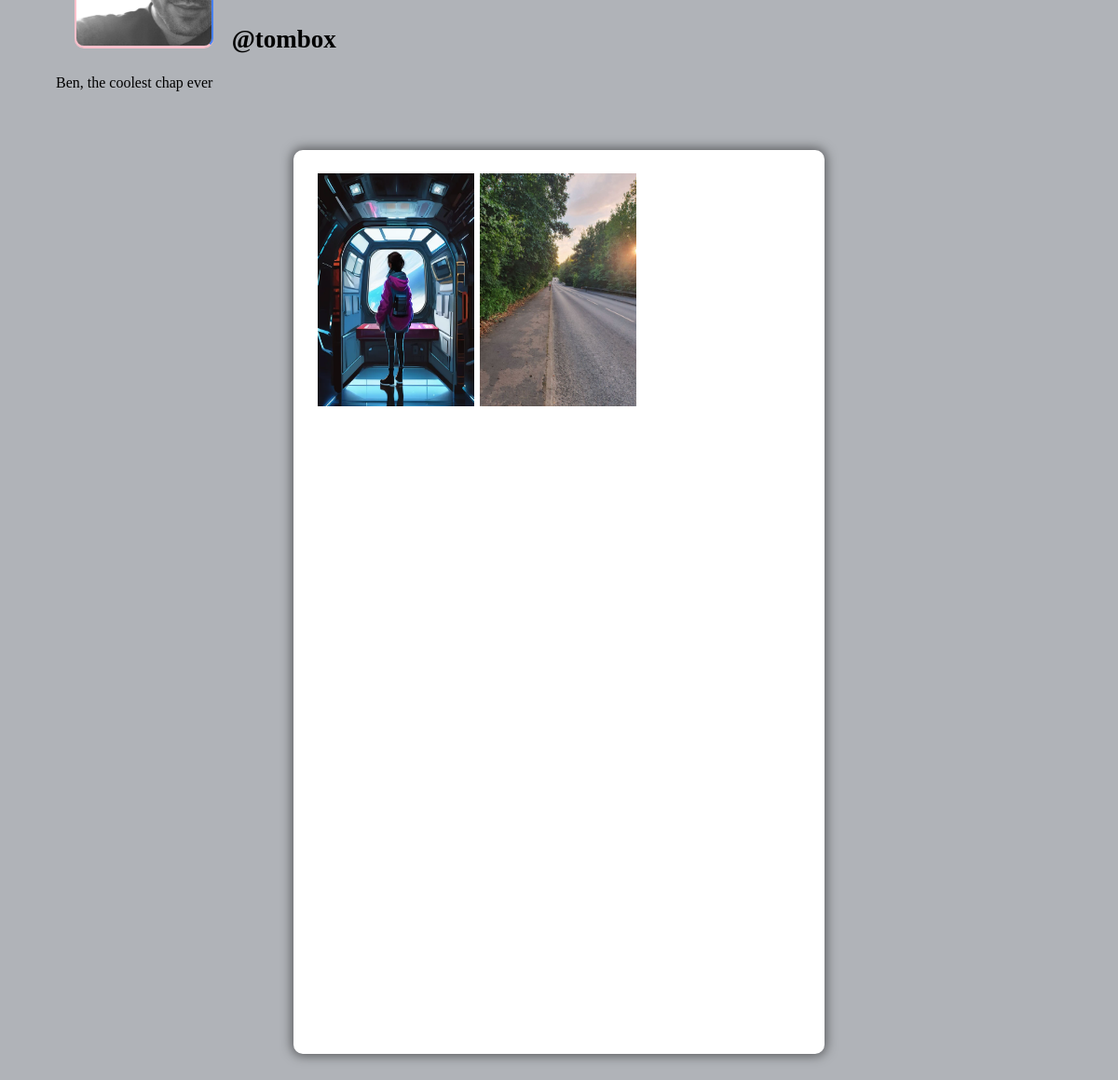
Page /profile/tombox (signed in) on the committed database.
### core/models.py (models this page shows, shortened)
class Profile(models.Model):
    user = models.ForeignKey(User, on_delete=models.CASCADE)
    id_user = models.IntegerField()
    bio = models.TextField(blank=True)
    profileimg = models.ImageField(upload_to='profile_images', default='blank-profile-picture.png')
    location = models.CharField(max_length=100, blank=True)

class Post(models.Model):
    id = ULIDField(primary_key=True)
    user = models.CharField(max_length=100)
    img = models.ImageField(upload_to='post_images')
    caption = models.TextField()
    created_at = models.DateTimeField(default=datetime.now)
    no_of_likes = models.IntegerField(default=0)

### core/views.py (the view)
# urls.py: path('profile/<str:username>', views.profile, name='profile'),
@login_required(login_url='signin')
def profile(request, username):
    user_object = User.objects.get(username=username)
    user_profile = Profile.objects.get(user=user_object)
    user_posts = Post.objects.filter(user=username)
    follower = request.user.username
    user = username
    if FollowersCount.objects.filter(follower=follower, user=user).first():
        btn_txt = 'unfollow'
    else:
        btn_txt = 'Follow'
    user_followers = len(FollowersCount.objects.filter(user=username))
    user_followings = len(FollowersCount.objects.filter(follower=username))
    context = {
        'user_object': user_object,
        'user_profile': user_profile,
        'user_posts': user_posts,
        'user_post_count': len(user_posts),
        'btn_txt': btn_txt,
        'user_followers': user_followers,
        'user_followings': user_followings,
    }
    return render(request, 'profile.html', context)

### templates/profile.html (shortened to what this page needs)
{% load static %}
<!DOCTYPE html>
<html lang="en">
<head>
	<link rel="stylesheet" href="{% static 'css/main.min.css' %}">
	<link rel="stylesheet" href="{% static 'css/style.css' %}">
	<link rel="stylesheet" href="{% static 'css/color.css' %}">
	<link rel="stylesheet" href="{% static 'css/responsive.css' %}">
</head>
<body>
	<section>
		<div class="feature-photo">
			<figure><img src="{% static 'images/resources/timeline-1.jpg' %}" alt=""></figure>
			<div class="container-fluid">
				<div class="row merged">
					<div class="col-lg-2 col-sm-3">
						<div class="user-avatar">
							<figure>
								<img src="{{user_profile.profileimg.url}}" style="width: 100%;" alt="">
							</figure>
						</div>
					</div>
					<div class="col-lg-4 col-sm-2">
						<div class="timeline-info">
							<ul>
								<li class="admin-name">
									<h5 style="color: black;white-space: nowrap; width: 110px; font-size: 27px;">
										<b>@{{user_profile.user.username}}</b>
									</h5>
								</li>
							</ul>
						</div>
					</div>
				</div>
			</div>
		</div>
	</section>
	<section>
		<div class="bio">
			{{user_profile.bio}}
		</div>
	</section>
	<section>
		<div class="gap gray-bg">
			<div class="container-fluid">
				<div class="row">
					<div class="col-lg-12">
						<div class="row" id="page-contents">
							<div class="col-lg-3">
								<aside class="sidebar static">
								</aside>
							</div>
							<div class="col-lg-6">
								<div class="central-meta">
									<ul class="photos">
										{% for post in user_posts %}
										<li>
											<a class="strip" href="{{post.img.url}}" title="" data-strip-group="mygroup"
												data-strip-group-options="loop: false">
												<img src="{{post.img.url}}" style="height: 250px; width: 300px;"
													alt=""></a>
										</li>
										{% endfor %}
									</ul>
								</div>
							</div>
							<div class="col-lg-3">
								<aside class="sidebar static">
								</aside>
							</div>
						</div>
					</div>
				</div>
			</div>
		</div>
	</section>
</body>
</html>

### static/css/responsive.css (style rules this page uses)
@media screen and (max-width: 1281px) and (min-width: 1024px) { .photos > li { min-width: 32.2%; width: 32.2%; } }
@media screen and (max-width: 1281px) and (min-width: 1024px) { .timeline-info { line-height: 51px; } }
@media screen and (max-width: 1281px) and (min-width: 1024px) { .timeline-info .admin-name > h5 { font-size: 20px; } }
@media screen and (max-width: 1281px) and (min-width: 1024px) { .user-avatar { width: 80.2% } }

### rows in the picture
Profile: profileimg (picture), user.username "tombox", bio "Ben, the coolest chap ever"
Post: img (picture)
Post: img (picture)
